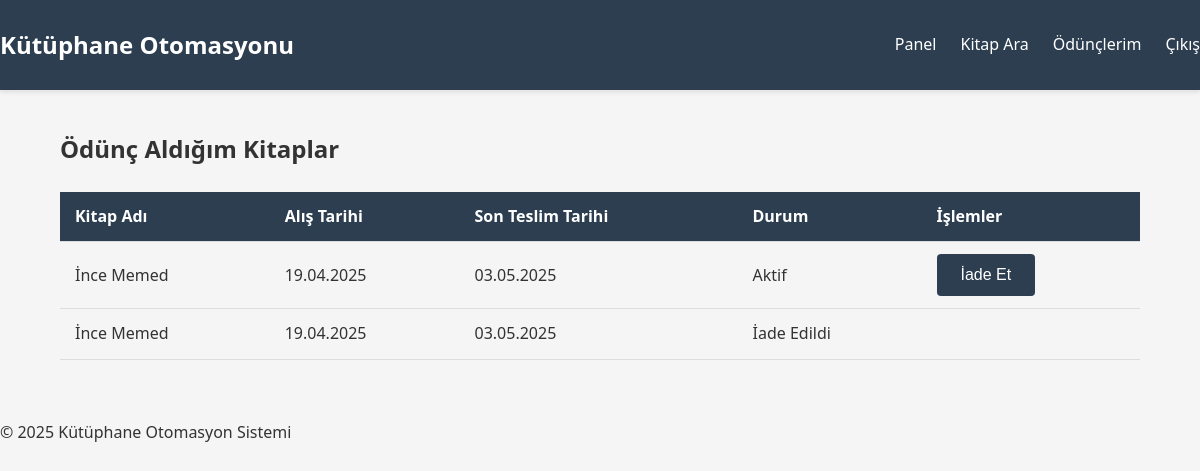
/user/loans (signed in), run on the app's committed database.
### models.py (models this page shows, shortened)
class Loan(db.Model):
    __tablename__ = 'loans'
    id = db.Column(db.Integer, primary_key=True)
    user_id = db.Column(db.Integer, db.ForeignKey('users.id'), nullable=False)
    book_id = db.Column(db.Integer, db.ForeignKey('books.id'), nullable=False)
    loan_date = db.Column(db.DateTime, nullable=False, default=datetime.utcnow)
    due_date = db.Column(db.DateTime, nullable=False)
    return_date = db.Column(db.DateTime)
    status = db.Column(db.String(20), default='active')  # 'active', 'returned', 'overdue'
    created_at = db.Column(db.DateTime, default=datetime.utcnow)

class Book(db.Model):
    __tablename__ = 'books'
    id = db.Column(db.Integer, primary_key=True)
    isbn = db.Column(db.String(20), unique=True, nullable=False)
    title = db.Column(db.String(200), nullable=False)
    publication_year = db.Column(db.Integer)
    page_count = db.Column(db.Integer)
    status = db.Column(db.String(20), default='available')  # 'available', 'borrowed'
    shelf_number = db.Column(db.String(20))
    cover_image = db.Column(db.String(255))
    created_at = db.Column(db.DateTime, default=datetime.utcnow)
    author_id = db.Column(db.Integer, db.ForeignKey('authors.id'), nullable=False)
    loans = db.relationship('Loan', backref='book', lazy=True)
    categories = db.relationship('BookCategory', backref='book', lazy=True)

### app.py (the view)
@app.route('/user/loans')
@login_required
def my_loans():
    loans = Loan.query.filter_by(user_id=current_user.id).order_by(Loan.loan_date.desc()).all()
    return render_template('user/loans.html', loans=loans, datetime=datetime)

### app.py (called while the page is built)
@login_manager.user_loader
def load_user(user_id):
    return User.query.get(int(user_id))

@app.context_processor
def inject_stats():
    stats = {}
    if current_user.is_authenticated:
        if current_user.role == 'admin':
            stats.update({
                'book_count': Book.query.count(),
                'user_count': User.query.count(),
                'active_loans': Loan.query.filter_by(status='active').count()
            })
        else:
            stats.update({
                'active_loan_count': Loan.query.filter_by(
                    user_id=current_user.id,
                    status='active'
                ).count()
            })
    return stats

### templates/user/loans.html
{% extends "base.html" %}
{% block content %}
<h2>Ödünç Aldığım Kitaplar</h2>
<table>
    <thead>
        <tr>
            <th>Kitap Adı</th>
            <th>Alış Tarihi</th>
            <th>Son Teslim Tarihi</th>
            <th>Durum</th>
            <th>İşlemler</th>
        </tr>
    </thead>
    <tbody>
        {% for loan in loans %}
        <tr>
            <td>{{ loan.book.title }}</td>
            <td>{{ loan.loan_date.strftime('%d.%m.%Y') }}</td>
            <td>{{ loan.due_date.strftime('%d.%m.%Y') }}</td>
            <td>
                {% if loan.status == 'active' %}
                    {% if loan.due_date < datetime.now() %}
                        <span class="danger">Gecikmiş</span>
                    {% else %}
                        Aktif
                    {% endif %}
                {% else %}
                    İade Edildi
                {% endif %}
            </td>
            <td>
                {% if loan.status == 'active' %}
                <form method="POST" action="{{ url_for('return_book', loan_id=loan.id) }}">
                    <button type="submit" class="btn">İade Et</button>
                </form>
                {% endif %}
            </td>
        </tr>
        {% endfor %}
    </tbody>
</table>
{% endblock %}

### static/css/style.css (style rules this page uses)
body { font-family: 'Segoe UI', Tahoma, Geneva, Verdana, sans-serif; line-height: 1.6; margin: 0; padding: 0; background-color: #f5f5f5; color: #333; }
.btn { display: inline-block; background: #2c3e50; color: white; padding: 0.75rem 1.5rem; border: none; border-radius: 4px; cursor: pointer; text-decoration: none; font-size: 1rem; transition: background 0.3s; }
table { width: 100%; border-collapse: collapse; margin: 1.5rem 0; }
th, td { padding: 12px 15px; text-align: left; border-bottom: 1px solid #ddd; }
th { background-color: #2c3e50; color: white; }

### data on the page
Loan: book "İnce Memed", loan_date "19.04.2025", due_date "03.05.2025", status "Aktif"
Loan: book "İnce Memed", loan_date "19.04.2025", due_date "03.05.2025", status "İade Edildi"
